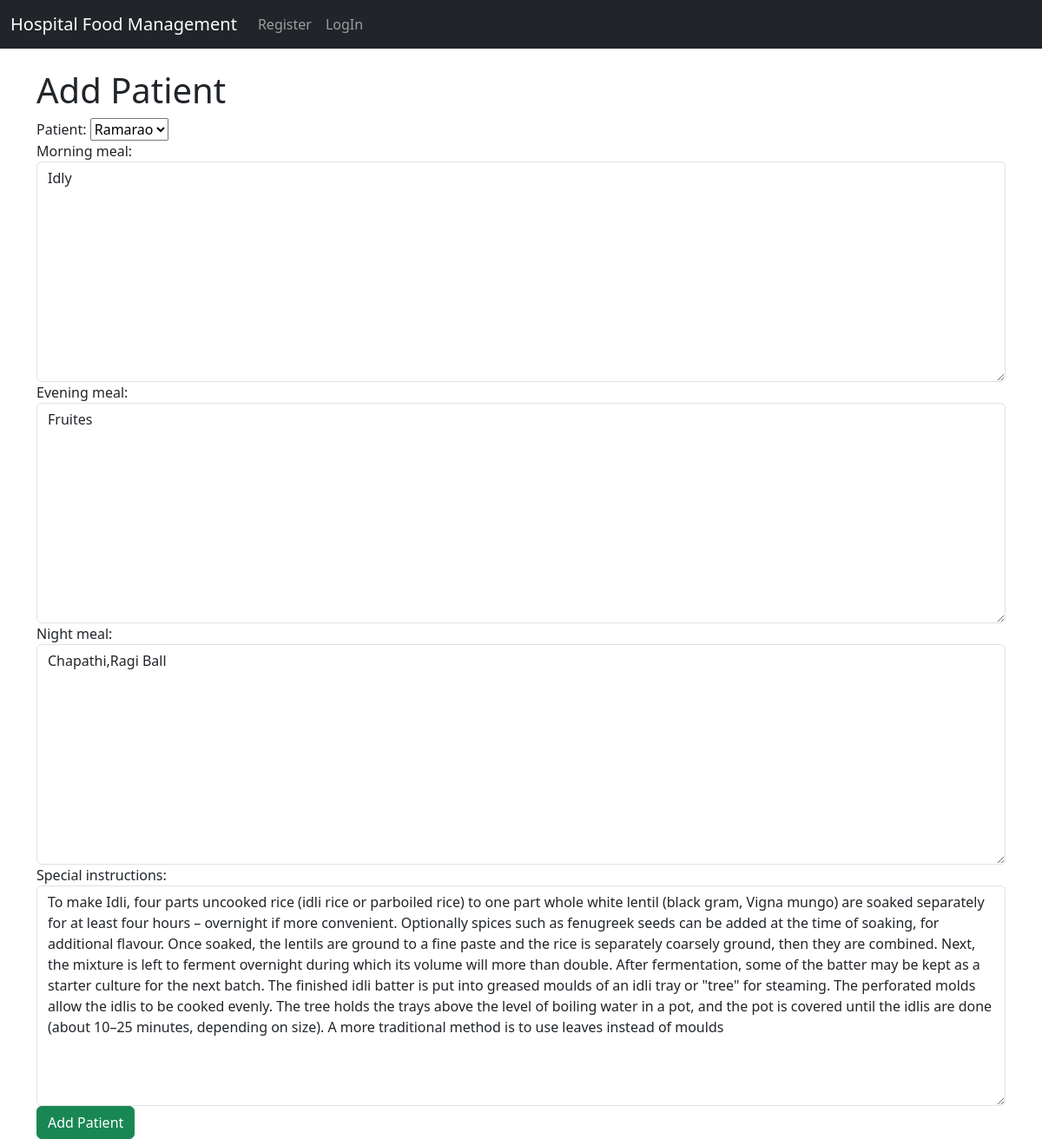
Screenshot of /hospital/dietchart_update/3/ with the database file from the repository.
### hospital/models.py (models this page shows, shortened)
class DietChart(models.Model):
    patient = models.ForeignKey(Patient, on_delete=models.CASCADE)
    morning_meal = models.TextField()
    evening_meal = models.TextField()
    night_meal = models.TextField()
    special_instructions = models.TextField()

### hospital/views.py (the view)
# urls.py: path('dietchart_update/<int:id>/',views.dietchart_update,name='dietchart_update'),
def dietchart_update(request,id):
    dietchart_patient = DietChart.objects.get(id=id)
    form = DietChartForm(instance=dietchart_patient)
    if request.method== 'POST':
        form = DietChartForm(request.POST,instance=dietchart_patient)
        form.save()
        return redirect('diet_chart_list_create')
    context = {
        'form':form
    }
    return render(request,'hospital/patient_form.html',context)

### hospital/forms.py
class DietChartForm(forms.ModelForm):
    class Meta:
        model = DietChart
        fields = '__all__'
        widgets = {
            'morning_meal':forms.Textarea(attrs={'class':'form-control'}),
            'evening_meal':forms.Textarea(attrs={'class':'form-control'}),
            'night_meal':forms.Textarea(attrs={'class':'form-control'}),
            'special_instructions':forms.Textarea(attrs={'class':'form-control'})
        }

### hospital/models.py (called while the page is built)
    def __str__(self):
        return self.name

### templates/hospital/patient_form.html (shortened to what this page needs)
{% extends "base.html" %}
{% block content %}
<h1>Add Patient</h1>
<form method="post" aria-required="true">
    {{ form }}
    <button type="submit" class="btn btn-success">Add Patient</button>
</form>
{% endblock %}

### rows the page displays
DietChart: patient "Ramarao", morning_meal "Idly", evening_meal "Fruites", night_meal "Chapathi,Ragi Ball", special_instructions "To make Idli, four parts uncooked rice (idli rice or parboiled rice) to one part whole white lentil (black gram, Vigna mungo) are soaked separately for at least four hours – overnight if more convenient. Optionally spices such as fenugreek seeds can be added at the time of soaking, for additional flavour. Once soaked, the lentils are ground to a fine paste and the rice is separately coarsely ground, then they are combined. Next, the mixture is left to ferment overnight during which its volume will more than double. After fermentation, some of the batter may be kept as a starter culture for the next batch. The finished idli batter is put into greased moulds of an idli tray or \"tree\" for…"
